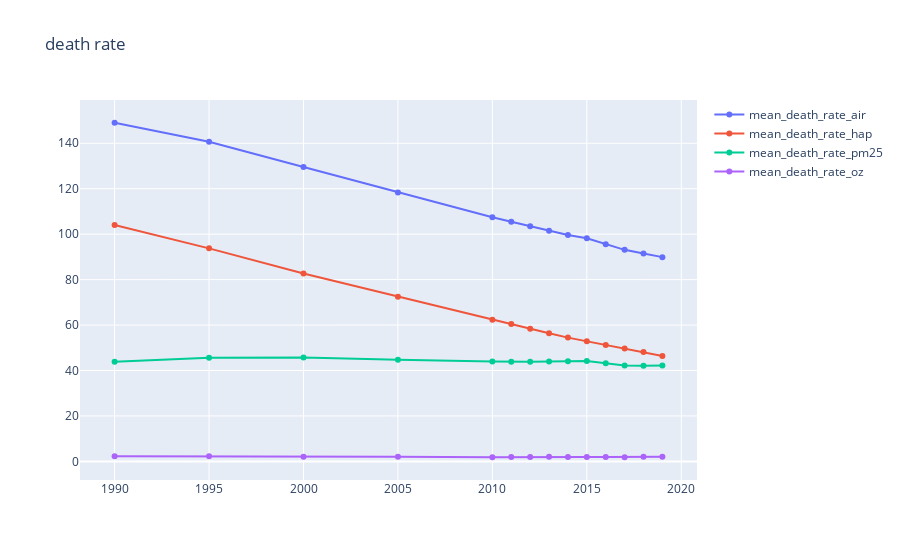

The cell this chart's notebook holds for it:
### Code cell
mean_death_rate_air = death_rate_air.groupby("Year").mean().reset_index()
mean_death_rate_hap = death_rate_hap.groupby("Year").mean().reset_index()
mean_death_rate_pm25 = death_rate_pm25.groupby("Year").mean().reset_index()
mean_death_rate_oz = death_rate_oz.groupby("Year").mean().reset_index()

fig = px.line(title='death rate')
fig.add_scatter(x=mean_death_rate_air['Year'], y=mean_death_rate_air['Exposure Mean'], mode='markers+lines',name='mean_death_rate_air')
fig.add_scatter(x=mean_death_rate_hap['Year'], y=mean_death_rate_hap['Exposure Mean'], mode='markers+lines',name='mean_death_rate_hap')
fig.add_scatter(x=mean_death_rate_pm25['Year'], y=mean_death_rate_pm25['Exposure Mean'], mode='markers+lines',name='mean_death_rate_pm25')
fig.add_scatter(x=mean_death_rate_oz['Year'], y=mean_death_rate_oz['Exposure Mean'], mode='markers+lines',name='mean_death_rate_oz')
fig.show()

### Figure 1 — Plotly figure (JSON) as saved in the notebook; plotly's stock layout.template omitted (floating-point values rounded to 4 significant figures)
{"data": [{"mode": "markers+lines", "name": "mean_death_rate_air", "type": "scatter", "x": [1990, 1995, 2000, 2005, 2010, 2011, 2012, 2013, 2014, 2015, 2016, 2017, 2018, 2019], "y": [149.0, 140.6, 129.6, 118.4, 107.5, 105.5, 103.5, 101.5, 99.66, 98.2, 95.57, 93.1, 91.5, 89.89]}, {"mode": "markers+lines", "name": "mean_death_rate_hap", "type": "scatter", "x": [1990, 1995, 2000, 2005, 2010, 2011, 2012, 2013, 2014, 2015, 2016, 2017, 2018, 2019], "y": [104.0, 93.75, 82.66, 72.47, 62.37, 60.47, 58.42, 56.4, 54.47, 52.86, 51.24, 49.69, 48.15, 46.42]}, {"mode": "markers+lines", "name": "mean_death_rate_pm25", "type": "scatter", "x": [1990, 1995, 2000, 2005, 2010, 2011, 2012, 2013, 2014, 2015, 2016, 2017, 2018, 2019], "y": [43.85, 45.64, 45.76, 44.7, 43.99, 43.84, 43.87, 44.0, 44.08, 44.14, 43.15, 42.25, 42.05, 42.2]}, {"mode": "markers+lines", "name": "mean_death_rate_oz", "type": "scatter", "x": [1990, 1995, 2000, 2005, 2010, 2011, 2012, 2013, 2014, 2015, 2016, 2017, 2018, 2019], "y": [2.22, 2.22, 2.003, 2.033, 1.831, 1.9, 1.978, 2.042, 1.957, 1.938, 1.898, 1.871, 1.998, 2.021]}], "layout": {"legend": {"tracegroupgap": 0}, "title": {"text": "death rate"}, "xaxis": {"anchor": "y", "domain": [0, 1]}, "yaxis": {"anchor": "x", "domain": [0, 1]}}}
